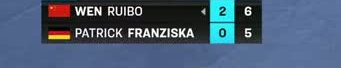
#> input picture florence_extractor/testdata/clip-10080.0-0.001-2d53558c-d3f3-4fdb-97db-b3c544945822.jpg, 341 x 68 px
$ python -i add_empty_frames.py   (imports and definitions only)
#> lines starting #> are read from the running program, lines starting #| are printed output that depends on the picture
#> further down, picture is the input picture: shape (68, 341, 3); mean B, G, R 114.3, 91.3, 72.8
import os
import shutil
import cv2
import pandas as pd

SRC_DIR = "/home/geonix/empty_frames"
BASE_DIR = "/home/geonix/Build/wtt-youtube-organizer/florence_extractor"
TESTDATA_DIR = os.path.join(BASE_DIR, "testdata")
ENHANCED_DIR = os.path.join(BASE_DIR, "testdata_enhanced")
CSV_PATH = os.path.join(BASE_DIR, "test_data_sample.csv")

def enhance_image(img):
    ycrcb = cv2.cvtColor(img, cv2.COLOR_BGR2YCrCb)
#> ycrcb: shape (68, 341, 3); mean of channels 0, 1, 2 88.4, 116.9, 142.6
    y, cr, cb = cv2.split(ycrcb)
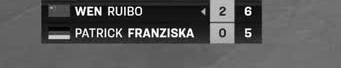
#> y: shape (68, 341); min 0, max 255, mean 88.4
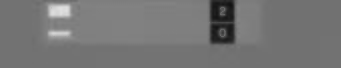
#> cr: shape (68, 341); min 18, max 224, mean 116.9
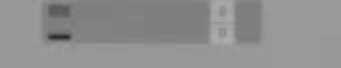
#> cb: shape (68, 341); min 41, max 173, mean 142.6
    clahe = cv2.createCLAHE(clipLimit=2.0, tileGridSize=(8, 8))
    y_enhanced = clahe.apply(y)
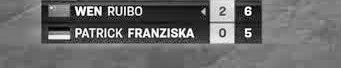
#> y_enhanced: shape (68, 341); min 1, max 255, mean 106.8
    merged = cv2.merge([y_enhanced, cr, cb])
#> merged: shape (68, 341, 3); mean of channels 0, 1, 2 106.8, 116.9, 142.6
    enhanced_bgr = cv2.cvtColor(merged, cv2.COLOR_YCrCb2BGR)
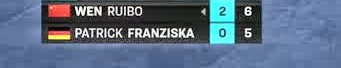
#> enhanced_bgr: shape (68, 341, 3); mean B, G, R 131.8, 109.1, 91

    h, w = enhanced_bgr.shape[:2]
#> h = 68; w = 341
    x_stretch = 2.0
    target_h = 112

    new_w = int(w * x_stretch)
#> new_w = 682
    stretched = cv2.resize(enhanced_bgr, (new_w, h), interpolation=cv2.INTER_LANCZOS4)
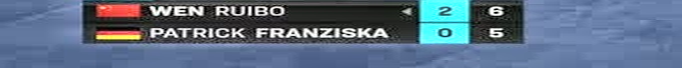
#> stretched: shape (68, 682, 3); mean B, G, R 131.7, 109, 91

    scale_y = target_h / h
#> scale_y = 1.65
    scaled_w = int(new_w * scale_y)
#> scaled_w = 1123
    aligned_w = ((scaled_w + 27) // 28) * 28
#> aligned_w = 1148

    resized = cv2.resize(stretched, (aligned_w, target_h), interpolation=cv2.INTER_LANCZOS4)
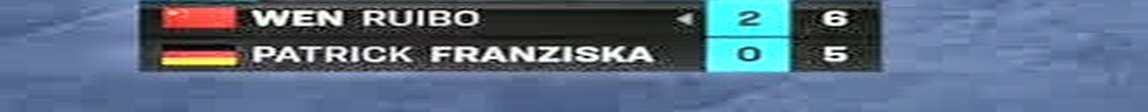
#> resized: shape (112, 1148, 3); mean B, G, R 131.7, 109, 90.9
    return resized

# [66 lines left out: function main, not called in this run]

# [2 lines not run here, left out]

>>> import cv2
>>> picture = cv2.imread('testdata/clip-10080.0-0.001-2d53558c-d3f3-4fdb-97db-b3c544945822.jpg')
>>> result = enhance_image(picture)

$ run again, on florence_extractor/testdata/clip-10800.0-0.001-80d08249-160a-4173-9040-aaa21eabccc2.jpg
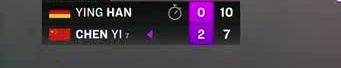
#> input picture florence_extractor/testdata/clip-10800.0-0.001-80d08249-160a-4173-9040-aaa21eabccc2.jpg, 341 x 68 px
#> picture is the input picture: shape (68, 341, 3); mean B, G, R 73.3, 63.2, 74
#> ycrcb: shape (68, 341, 3); mean of channels 0, 1, 2 67.6, 132.5, 131.2
#> in enhance_image, `y, cr, cb = cv2.split(ycrcb)`:
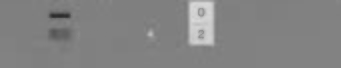
#> cb: shape (68, 341); min 45, max 218, mean 131.2
#> merged: shape (68, 341, 3); mean of channels 0, 1, 2 84.3, 132.5, 131.2
#> in enhance_image, `resized = cv2.resize(stretched, (aligned_w, target_h), interpolation=c..`:
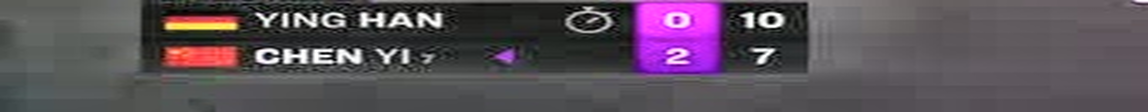
#> resized: shape (112, 1148, 3); mean B, G, R 89.3, 80, 90.3

$ run again, on florence_extractor/testdata/clip-10980.0-0.001-3df0246b-ebdf-4495-a9dc-1361c85e1eab.jpg
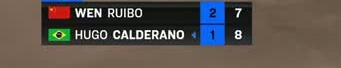
#> input picture florence_extractor/testdata/clip-10980.0-0.001-3df0246b-ebdf-4495-a9dc-1361c85e1eab.jpg, 341 x 68 px
#> picture is the input picture: shape (68, 341, 3); mean B, G, R 77.5, 82.3, 88.9
#> ycrcb: shape (68, 341, 3); mean of channels 0, 1, 2 83.7, 131.8, 124.4
#> in enhance_image, `y, cr, cb = cv2.split(ycrcb)`:
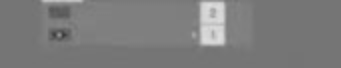
#> cb: shape (68, 341); min 58, max 223, mean 124.4
#> merged: shape (68, 341, 3); mean of channels 0, 1, 2 101.9, 131.8, 124.4
#> in enhance_image, `resized = cv2.resize(stretched, (aligned_w, target_h), interpolation=c..`:
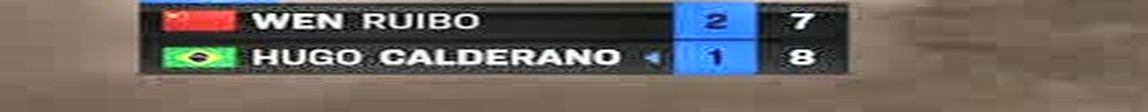
#> resized: shape (112, 1148, 3); mean B, G, R 94.2, 100.5, 107.1

$ run again, on florence_extractor/testdata/clip-11160.0-0.001-503303df-575c-4164-985e-0b7d94c9eb5b.jpg
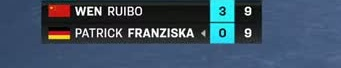
#> input picture florence_extractor/testdata/clip-11160.0-0.001-503303df-575c-4164-985e-0b7d94c9eb5b.jpg, 341 x 68 px
#> picture is the input picture: shape (68, 341, 3); mean B, G, R 98.9, 80.1, 61.6
#> ycrcb: shape (68, 341, 3); mean of channels 0, 1, 2 76.7, 117.2, 140.5
#> merged: shape (68, 341, 3); mean of channels 0, 1, 2 94.6, 117.2, 140.5
#> in enhance_image, `resized = cv2.resize(stretched, (aligned_w, target_h), interpolation=c..`:
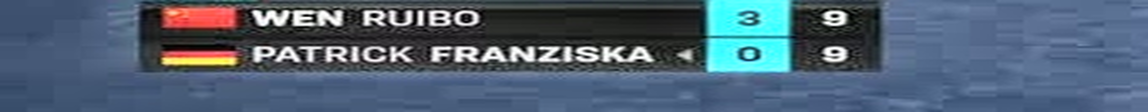
#> resized: shape (112, 1148, 3); mean B, G, R 116, 97.4, 79.3
